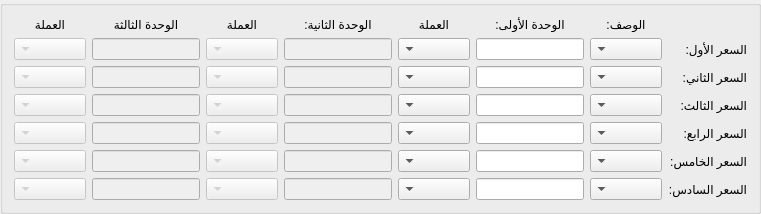
        <widget class="QGroupBox" name="groupBox_5">
         <property name="layoutDirection">
          <enum>Qt::RightToLeft</enum>
         </property>
         <property name="title">
          <string/>
         </property>
         <property name="alignment">
          <set>Qt::AlignCenter</set>
         </property>
         <layout class="QGridLayout" name="gridLayout_4">
          <item row="2" column="0">
           <widget class="QLabel" name="label_26">
            <property name="text">
             <string>السعر الثاني:</string>
            </property>
           </widget>
          </item>
          <item row="1" column="1">
           <widget class="QComboBox" name="price1_desc_combobox"/>
          </item>
          <item row="6" column="6">
           <widget class="QLineEdit" name="price6_3_input">
            <property name="enabled">
             <bool>false</bool>
            </property>
           </widget>
          </item>
          <item row="2" column="6">
           <widget class="QLineEdit" name="price2_3_input">
            <property name="enabled">
             <bool>false</bool>
            </property>
           </widget>
          </item>
          <item row="6" column="3">
           <widget class="QComboBox" name="price6_1_currency_combobox"/>
          </item>
          <item row="1" column="5">
           <widget class="QComboBox" name="price1_2_currency_combobox">
            <property name="enabled">
             <bool>false</bool>
            </property>
           </widget>
          </item>
          <item row="0" column="3">
           <widget class="QLabel" name="label_44">
            <property name="text">
             <string>العملة</string>
            </property>
            <property name="alignment">
             <set>Qt::AlignCenter</set>
            </property>
           </widget>
          </item>
          <item row="4" column="6">
           <widget class="QLineEdit" name="price4_3_input">
            <property name="enabled">
             <bool>false</bool>
            </property>
           </widget>
          </item>
          <item row="6" column="5">
           <widget class="QComboBox" name="price6_2_currency_combobox">
            <property name="enabled">
             <bool>false</bool>
            </property>
           </widget>
          </item>
          <item row="4" column="3">
           <widget class="QComboBox" name="price4_1_currency_combobox"/>
          </item>
          <item row="5" column="2">
           <widget class="QLineEdit" name="price5_1_input"/>
          </item>
          <item row="6" column="7">
           <widget class="QComboBox" name="price6_3_currency_combobox">
            <property name="enabled">
             <bool>false</bool>
            </property>
           </widget>
          </item>
          <item row="0" column="6">
           <widget class="QLabel" name="label_31">
            <property name="text">
             <string>الوحدة الثالثة</string>
            </property>
            <property name="alignment">
             <set>Qt::AlignCenter</set>
            </property>
           </widget>
          </item>
          <item row="1" column="3">
           <widget class="QComboBox" name="price1_1_currency_combobox"/>
          </item>
          <item row="5" column="0">
           <widget class="QLabel" name="label_28">
            <property name="text">
             <string>السعر الخامس:</string>
            </property>
           </widget>
          </item>
          <item row="0" column="1">
           <widget class="QLabel" name="label_29">
            <property name="styleSheet">
             <string notr="true">text-align:center;</string>
            </property>
            <property name="text">
             <string>الوصف:</string>
            </property>
            <property name="alignment">
             <set>Qt::AlignCenter</set>
            </property>
           </widget>
          </item>
          <item row="6" column="0">
           <widget class="QLabel" name="label_33">
            <property name="text">
             <string>السعر السادس:</string>
            </property>
           </widget>
          </item>
          <item row="3" column="1">
           <widget class="QComboBox" name="price3_desc_combobox"/>
          </item>
          <item row="2" column="4">
           <widget class="QLineEdit" name="price2_2_input">
            <property name="enabled">
             <bool>false</bool>
            </property>
           </widget>
          </item>
          <item row="5" column="3">
           <widget class="QComboBox" name="price5_1_currency_combobox"/>
          </item>
          <item row="4" column="2">
           <widget class="QLineEdit" name="price4_1_input"/>
          </item>
          <item row="1" column="2">
           <widget class="QLineEdit" name="price1_1_input"/>
          </item>
          <item row="4" column="0">
           <widget class="QLabel" name="label_24">
            <property name="text">
             <string>السعر الرابع:</string>
            </property>
           </widget>
          </item>
          <item row="3" column="5">
           <widget class="QComboBox" name="price3_2_currency_combobox">
            <property name="enabled">
             <bool>false</bool>
            </property>
           </widget>
          </item>
          <item row="4" column="1">
           <widget class="QComboBox" name="price4_desc_combobox"/>
          </item>
          <item row="4" column="5">
           <widget class="QComboBox" name="price4_2_currency_combobox">
            <property name="enabled">
             <bool>false</bool>
            </property>
           </widget>
          </item>
          <item row="2" column="7">
           <widget class="QComboBox" name="price2_3_currency_combobox">
            <property name="enabled">
             <bool>false</bool>
            </property>
           </widget>
          </item>
          <item row="4" column="7">
           <widget class="QComboBox" name="price4_3_currency_combobox">
            <property name="enabled">
             <bool>false</bool>
            </property>
           </widget>
          </item>
          <item row="0" column="4">
           <widget class="QLabel" name="label_45">
            <property name="text">
             <string>الوحدة الثانية:</string>
            </property>
            <property name="alignment">
             <set>Qt::AlignCenter</set>
            </property>
           </widget>
          </item>
          <item row="1" column="0">
           <widget class="QLabel" name="label_27">
            <property name="text">
             <string>السعر الأول:</string>
            </property>
           </widget>
          </item>
          <item row="1" column="7">
           <widget class="QComboBox" name="price1_3_currency_combobox">
            <property name="enabled">
             <bool>false</bool>
            </property>
           </widget>
          </item>
          <item row="3" column="0">
           <widget class="QLabel" name="label_25">
            <property name="text">
             <string>السعر الثالث:</string>
            </property>
           </widget>
          </item>
          <item row="2" column="5">
           <widget class="QComboBox" name="price2_2_currency_combobox">
            <property name="enabled">
             <bool>false</bool>
            </property>
           </widget>
          </item>
          <item row="6" column="1">
           <widget class="QComboBox" name="price6_desc_combobox"/>
          </item>
          <item row="3" column="6">
           <widget class="QLineEdit" name="price3_3_input">
            <property name="enabled">
             <bool>false</bool>
            </property>
           </widget>
          </item>
          <item row="3" column="2">
           <widget class="QLineEdit" name="price3_1_input"/>
          </item>
          <item row="1" column="4">
           <widget class="QLineEdit" name="price1_2_input">
            <property name="enabled">
             <bool>false</bool>
            </property>
           </widget>
          </item>
          <item row="5" column="7">
           <widget class="QComboBox" name="price5_3_currency_combobox">
            <property name="enabled">
             <bool>false</bool>
            </property>
           </widget>
          </item>
          <item row="0" column="2">
           <widget class="QLabel" name="label_37">
            <property name="text">
             <string>الوحدة الأولى:</string>
            </property>
            <property name="alignment">
             <set>Qt::AlignCenter</set>
            </property>
           </widget>
          </item>
          <item row="3" column="4">
           <widget class="QLineEdit" name="price3_2_input">
            <property name="enabled">
             <bool>false</bool>
            </property>
           </widget>
          </item>
          <item row="4" column="4">
           <widget class="QLineEdit" name="price4_2_input">
            <property name="enabled">
             <bool>false</bool>
            </property>
           </widget>
          </item>
          <item row="0" column="5">
           <widget class="QLabel" name="label_30">
            <property name="text">
             <string>العملة</string>
            </property>
            <property name="alignment">
             <set>Qt::AlignCenter</set>
            </property>
           </widget>
          </item>
          <item row="1" column="6">
           <widget class="QLineEdit" name="price1_3_input">
            <property name="enabled">
             <bool>false</bool>
            </property>
           </widget>
          </item>
          <item row="3" column="7">
           <widget class="QComboBox" name="price3_3_currency_combobox">
            <property name="enabled">
             <bool>false</bool>
            </property>
           </widget>
          </item>
          <item row="6" column="4">
           <widget class="QLineEdit" name="price6_2_input">
            <property name="enabled">
             <bool>false</bool>
            </property>
           </widget>
          </item>
          <item row="2" column="1">
           <widget class="QComboBox" name="price2_desc_combobox"/>
          </item>
          <item row="2" column="2">
           <widget class="QLineEdit" name="price2_1_input"/>
          </item>
          <item row="0" column="7">
           <widget class="QLabel" name="label_32">
            <property name="text">
             <string>العملة</string>
            </property>
            <property name="alignment">
             <set>Qt::AlignCenter</set>
            </property>
           </widget>
          </item>
          <item row="5" column="6">
           <widget class="QLineEdit" name="price5_3_input">
            <property name="enabled">
             <bool>false</bool>
            </property>
           </widget>
          </item>
          <item row="5" column="4">
           <widget class="QLineEdit" name="price5_2_input">
            <property name="enabled">
             <bool>false</bool>
            </property>
           </widget>
          </item>
          <item row="5" column="5">
           <widget class="QComboBox" name="price5_2_currency_combobox">
            <property name="enabled">
             <bool>false</bool>
            </property>
           </widget>
          </item>
          <item row="3" column="3">
           <widget class="QComboBox" name="price3_1_currency_combobox"/>
          </item>
          <item row="5" column="1">
           <widget class="QComboBox" name="price5_desc_combobox"/>
          </item>
          <item row="2" column="3">
           <widget class="QComboBox" name="price2_1_currency_combobox"/>
          </item>
          <item row="6" column="2">
           <widget class="QLineEdit" name="price6_1_input"/>
          </item>
         </layout>
        </widget>
